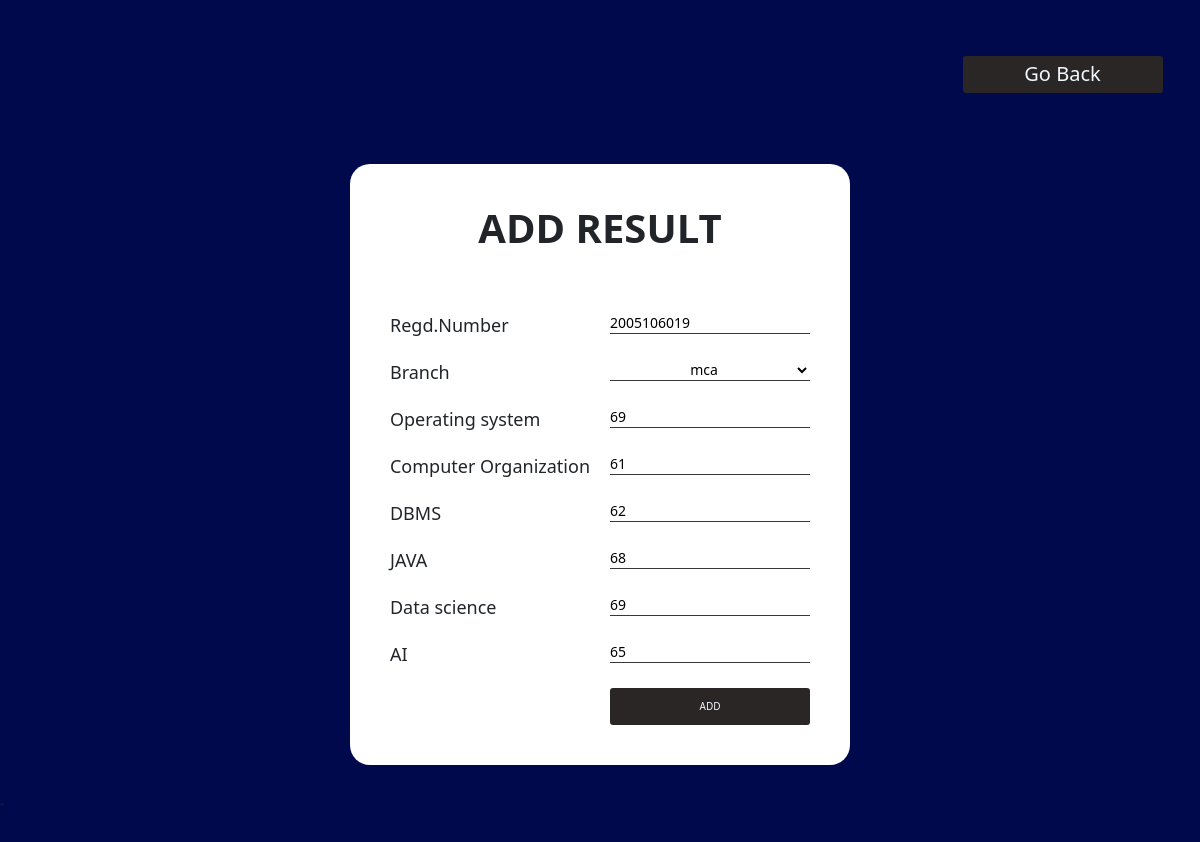
Page /resupdate.php?sid=1 on the committed database.
### tables this page shows
CREATE TABLE `result` (
  `res_id` int(11) NOT NULL,
  `res_reg` varchar(100) NOT NULL,
  `res_branch` varchar(100) NOT NULL,
  `os` int(11) NOT NULL,
  `co` int(11) NOT NULL,
  `java` int(11) NOT NULL,
  `dbms` int(11) NOT NULL,
  `ds` int(11) NOT NULL,
  `ai` int(11) NOT NULL
);

CREATE TABLE `branch` (
  `id` int(11) NOT NULL,
  `class` varchar(50) NOT NULL
);

### resupdate.php (the view, shortened to what this page needs)
<!DOCTYPE html>
<html lang="en">
<head>
    <link rel="stylesheet" href="css/style.css">
    <link rel="stylesheet" href="css/bootstrap.min.css">
</head>
<body>
    <section id="form1">
        <div class="container">
            <div class="formbox">
                <a href="managestudent.php" class="btn mybtn11">Go back</a>
                <form method="POST" action="<?php $_SERVER['PHP_SELF'] ?>">
                    <h1>Add Result</h1>
                    <?php
                    include "include/connection.php";
                    $id = $_GET['sid'];
                    $sup = "SELECT * FROM result left join branch on res_branch=branch.id WHERE res_id ={$id}";
                    $rup = mysqli_query($con, $sup) or die("Query failed");
                    if ($rp = mysqli_num_rows($rup) > 0) {
                        while ($rap = mysqli_fetch_assoc($rup)) {
                    ?>
                            <div class="formgroup">
                                <label>Regd.Number</label>
                                <input type="text" name="name" value="<?php echo $rap['res_reg'] ?>" placeholder="Enter Registration Number"><br>
                            </div>
                            <div class="formgroup">
                                <label>Branch</label>
                                <select name="brn">
                                    <option value="<?php echo $rap['res_branch'] ?>"><?php echo $rap['class'] ?></option>
                                </select><br>
                            </div>
                            <div class="formgroup">
                                <label>Operating system</label>
                                <input type="text" name="os" value="<?php echo $rap['os'] ?>"><br>
                            </div>
                            <div class="formgroup">
                                <label>Computer Organization</label>
                                <input type="text" name="co" value="<?php echo $rap['co'] ?>"><br>
                            </div>
                            <div class="formgroup">
                                <label>DBMS</label>
                                <input type="text" value="<?php echo $rap['dbms'] ?>" name="dbms"><br>
                            </div>
                            <div class="formgroup">
                                <label>JAVA</label>
                                <input type="text" value="<?php echo $rap['java'] ?>" name="java"><br>
                            </div>
                            <div class="formgroup">
                                <label>Data science</label>
                                <input type="text" value="<?php echo $rap['ds'] ?>" name="ds"><br>
                            </div>
                            <div class="formgroup">
                                <label>AI</label>
                                <input type="text" value="<?php echo $rap['ai'] ?>" name="ai"><br>
                            </div>
                            <input type="submit" name="sub" class="mybtn11" value="ADD">
                    <?php }
                    } ?>
                </form>
            </div>
        </div>"
    </section>
</body>
</html>

### css/style.css (style rules this page uses)
*, *::after, *::before { -webkit-box-sizing: border-box; box-sizing: border-box; margin: 0; padding: 0; }
h1, h2, h3, h4, h5, h6, p { margin: 0; }
html { font-size: 62.5%; scroll-behavior: smooth; }
body { font-family: "Roboto", sans-serif; font-size: 100%; font-weight: 400; overflow-x: hidden; }
a, a:hover { text-decoration: none; }
#form1 { background: rgb(1, 9, 77); height: 130vh; }
.formbox { height: 100vh; width: 100%; display: grid; place-items: center; }
.formbox form h1 { font-weight: 600; font-size: 4rem; text-align: center; text-transform: uppercase; margin-bottom: 3rem; padding-bottom: 3rem; }
.formbox form { background: white; padding: 4rem; border-radius: 20px; }
.formgroup { margin-top: 2rem; }
.formgroup label { font-size: 1.8rem; }
.formgroup input,.formgroup select { border: none; background: none; outline: none; float: right; width: 200px; border-bottom:1px solid rgba(29, 29, 29, 0.877); font-size: 1.4rem; margin-left: 2rem; }
option { text-align: center; font-size: 1.4rem; }
.mybtn11,.formbox a { border-radius: 3px ; background-color: rgb(42, 38, 38); color: aliceblue; height: 3.7rem; float: right; width: 200px; align-items: center; margin-top: 2rem; border: none; }
.formbox a { font-size: 2rem; text-transform: capitalize; margin-left: auto; }

### rows in the picture
result: name "2005106019", brn "mca", os "69", co "61", dbms "62", java "68", ds "69", ai "65"
